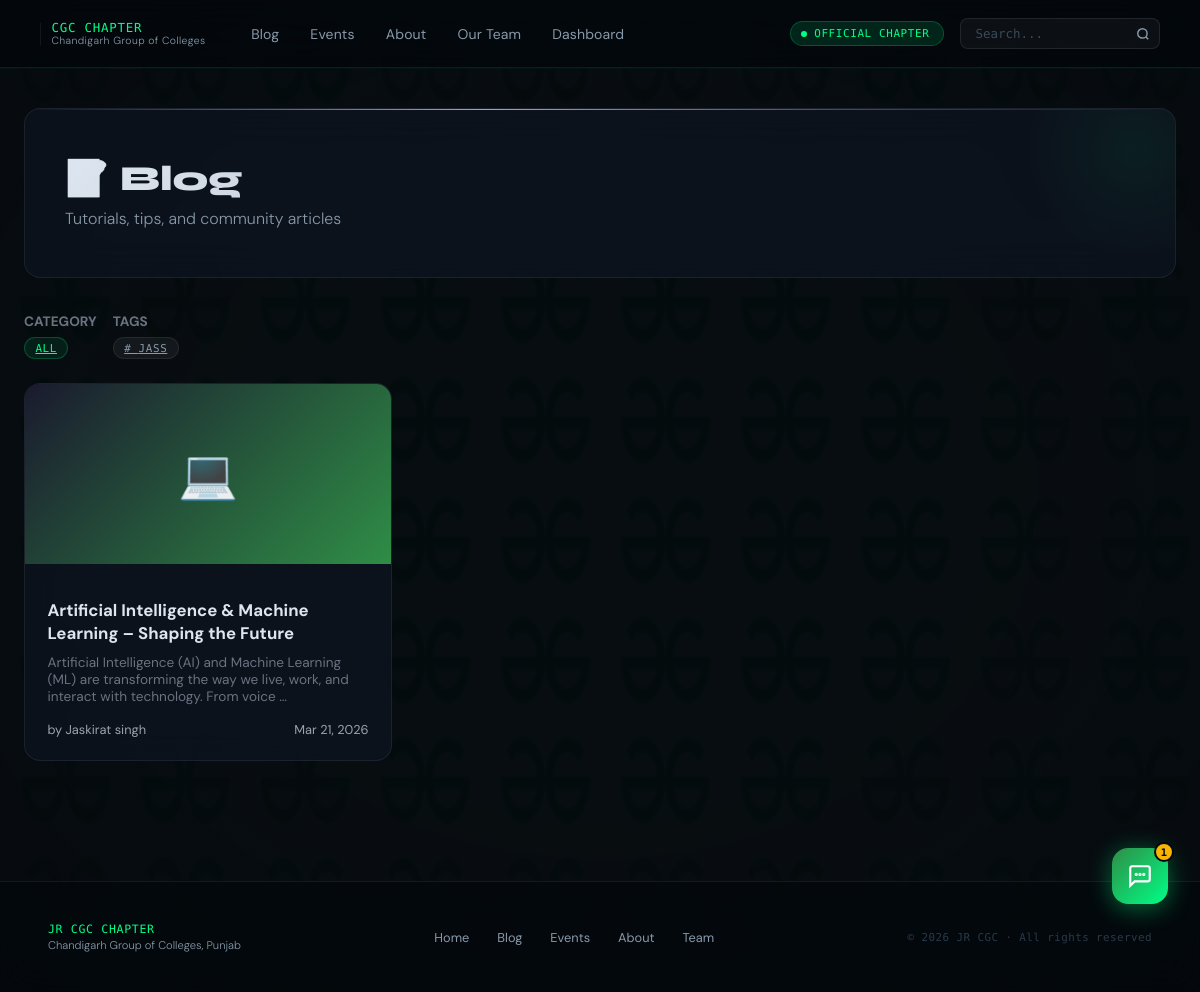
Screenshot of /blog/ with the database file from the repository.
### app1/models.py (models this page shows, shortened)
class Tag(models.Model):
    name = models.CharField(max_length=50, unique=True)
    slug = models.SlugField(unique=True, blank=True)

class Post(models.Model):
    STATUS_CHOICES = [("draft", "Draft"), ("published", "Published")]
    title       = models.CharField(max_length=250)
    slug        = models.SlugField(unique=True, blank=True, max_length=300)
    author      = models.ForeignKey(User, on_delete=models.CASCADE, related_name="posts")
    category    = models.ForeignKey(Category, on_delete=models.SET_NULL, null=True, blank=True, related_name="posts")
    tags        = models.ManyToManyField(Tag, blank=True, related_name="posts")
    content     = models.TextField()          # store Markdown here
    excerpt     = models.TextField(blank=True, max_length=300)
    cover_image = models.ImageField(upload_to="blog/covers/", blank=True, null=True)
    status      = models.CharField(max_length=10, choices=STATUS_CHOICES, default="draft")
    created_at  = models.DateTimeField(auto_now_add=True)
    updated_at  = models.DateTimeField(auto_now=True)
    class Meta:
        ordering = ["-created_at"]
    def get_absolute_url(self):
        return reverse("post_detail", kwargs={"slug": self.slug})

### app1/views.py (the view)
# urls.py: path('blog/',                       views.blog_list,    name='blog_list'),
def blog_list(request):
    posts = Post.objects.filter(status="published")
    category_slug = request.GET.get("category")
    if category_slug:
        posts = posts.filter(category__slug=category_slug)
    tag_slug = request.GET.get("tag")
    if tag_slug:
        posts = posts.filter(tags__slug=tag_slug)
    categories = Category.objects.all()
    tags       = Tag.objects.all()
    return render(request, "blog/blog_list.html", {
        "posts":      posts,
        "categories": categories,
        "tags":       tags,
        "selected_category": category_slug,
        "selected_tag":      tag_slug,
    })

### app1/templates/blog/blog_list.html (shortened to what this page needs)
{% extends "base.html" %}
{% block content %}
<div class="page-header">
  <h1>📝 Blog</h1>
  <p>Tutorials, tips, and community articles</p>
</div>
<div style="display:flex; gap:1rem; flex-wrap:wrap; margin-bottom:1.5rem;">
  <div>
    <strong style="font-size:0.85rem; color:#6b7280;">CATEGORY</strong><br>
    <div style="display:flex; gap:0.5rem; flex-wrap:wrap; margin-top:0.4rem;">
      <a href="{% url 'blog_list' %}" class="badge {% if not selected_category %}badge-green{% else %}badge-gray{% endif %}">All</a>
    </div>
  </div>
  {% if tags %}
  <div>
    <strong style="font-size:0.85rem; color:#6b7280;">TAGS</strong><br>
    <div style="display:flex; gap:0.5rem; flex-wrap:wrap; margin-top:0.4rem;">
      {% for tag in tags %}
        <a href="?tag={{ tag.slug }}" class="badge {% if selected_tag == tag.slug %}badge-blue{% else %}badge-gray{% endif %}"># {{ tag.name }}</a>
      {% endfor %}
    </div>
  </div>
  {% endif %}
</div>
{% if posts %}
  <div class="grid-3">
    {% for post in posts %}
    <div class="card">
      {% if post.cover_image %}
        <img src="{{ post.cover_image.url }}" alt="{{ post.title }}" style="width:100%;height:180px;object-fit:cover;">
      {% else %}
        <div style="width:100%;height:180px;background:linear-gradient(135deg,#1a1a2e,#2F8D46);display:flex;align-items:center;justify-content:center;font-size:3rem;">💻</div>
      {% endif %}
      <div class="card-body">
        <h3 style="margin-bottom:0.5rem;font-size:1.05rem;line-height:1.4;">
          <a href="{{ post.get_absolute_url }}" style="text-decoration:none;color:inherit;">{{ post.title }}</a>
        </h3>
        <p style="color:#6b7280;font-size:0.85rem;margin-bottom:1rem;">{{ post.excerpt|default:post.content|truncatewords:20 }}</p>
        <div style="display:flex;justify-content:space-between;align-items:center;">
          <span style="font-size:0.8rem;color:#9ca3af;">by {{ post.author.get_full_name|default:post.author.username }}</span>
          <span style="font-size:0.8rem;color:#9ca3af;">{{ post.created_at|date:"M d, Y" }}</span>
        </div>
      </div>
    </div>
    {% endfor %}
  </div>
{% else %}
  <div style="text-align:center;padding:4rem;color:#9ca3af;">
    <p style="font-size:3rem;">📭</p>
    <p>No posts found. Check back soon!</p>
  </div>
{% endif %}
{% endblock %}

### app1/templates/base.html (style rules this page uses)
:root { --green: #00ff87; --green-mid: #2F8D46; --green-dim: rgba(0,255,135,0.12); --dark: #04080c; --dark2: #080f14; --dark3: #0e1520; --surface: rgba(14,21,32,0.75); --surface-high: rgba(20,30,46,0.85); --border: rgba(255,255,255,0.07); --border-green: rgba(0,255,135,0.22); --text: #dde6f0; --text-dim: #8899aa; --mono: 'DM Mono', monospace; --sans: 'DM Sans', sans-serif; --display: 'Syne', sans-serif; --radius: 10px; --radius-lg: 16px; --glow: 0 0 28px rgba(0,255,135,0.18); }
*, *::before, *::after { box-sizing: border-box; margin: 0; padding: 0; }
html { scroll-behavior: smooth; }
body { font-family: var(--sans); background: var(--dark); color: var(--text); min-height: 100vh; overflow-x: hidden; -webkit-font-smoothing: antialiased; }
.card { background: var(--surface); backdrop-filter: blur(16px); -webkit-backdrop-filter: blur(16px); border: 1px solid var(--border); border-radius: var(--radius-lg); overflow: hidden; transition: transform 0.25s ease, box-shadow 0.25s ease, border-color 0.25s ease; }
.card-body { padding: 1.4rem; }
.page-header { background: var(--surface); backdrop-filter: blur(20px); -webkit-backdrop-filter: blur(20px); border: 1px solid var(--border); border-radius: var(--radius-lg); padding: 3rem 2.5rem; margin-bottom: 2rem; position: relative; overflow: hidden; }
.page-header::before { content: ''; position: absolute; top: 0; left: 0; right: 0; height: 1px; background: linear-gradient(90deg, transparent 0%, var(--green) 40%, rgba(0,255,135,0.4) 70%, transparent 100%); }
.page-header::after { content: ''; position: absolute; top: -80px; right: -80px; width: 240px; height: 240px; border-radius: 50%; background: radial-gradient(circle, rgba(0,255,135,0.06) 0%, transparent 65%); pointer-events: none; }
.page-header h1 { font-family: var(--display); font-size: 2.2rem; font-weight: 800; margin-bottom: 0.5rem; background: linear-gradient(135deg, var(--text) 0%, rgba(221,230,240,0.7) 100%); -webkit-background-clip: text; -webkit-text-fill-color: transparent; background-clip: text; }
.page-header p { color: var(--text-dim); font-weight: 300; font-size: 1rem; }
.badge { display: inline-flex; align-items: center; padding: 0.22rem 0.65rem; border-radius: 100px; font-size: 0.68rem; font-family: var(--mono); font-weight: 500; text-transform: uppercase; letter-spacing: 0.06em; }
.badge-green { background: rgba(0,255,135,0.08); color: var(--green); border: 1px solid rgba(0,255,135,0.22); }
.badge-gray { background: rgba(255,255,255,0.05); color: var(--text-dim); border: 1px solid var(--border); }
.grid-3 { display: grid; grid-template-columns: repeat(auto-fill, minmax(300px,1fr)); gap: 1.5rem; }
body::before { content: ''; position: fixed; inset: 0; z-index: 0; pointer-events: none; background-repeat: repeat; background-size: 120px 120px; opacity: 0.022; filter: grayscale(1) sepia(1) hue-rotate(90deg) saturate(3); }
*, *::before, *::after { cursor: none !important; }
@media (hover: none) { *, *::before, *::after { cursor: auto !important; } }

### rows the page displays
Tag: name "JASS"
Post: title "Artificial Intelligence & Machine Learning – Shaping the Future", excerpt "Artificial Intelligence (AI) and Machine Learning (ML) are transforming the way we live, work, and interact with technology. From voice …", author.get_full_name "Jaskirat singh", created_at "Mar 21, 2026"
